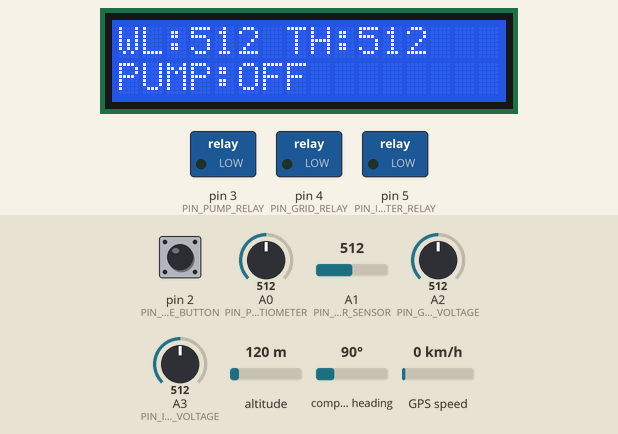
Simulated run of this sketch. Board: Arduino Uno, built with avr-gcc and run on an emulated ATmega328P. Parts: 16×2 character LCD, switched loads named in the sketch (green lamp = pin HIGH). Inputs (shaded band) come from the test bench; at power-on: pin 2 (PIN_OVERRIDE_BUTTON) HIGH, A0 (PIN_POTENTIOMETER) = 512, A1 (PIN_WATER_SENSOR) = 512, A2 (PIN_GRID_VOLTAGE) = 512, A3 (PIN_INVERTER_VOLTAGE) = 512, altitude 120 m, compass heading 90°, GPS speed 0 km/h. The local clock reads 2024-03-15 10:24:30 at power-on unless the sketch sets it; the GPS gets a fix after 3 s at 37.7749, -122.4194 with 8 satellites.

Above: at 3.2 s.
3.3 s: pin 2 (PIN_OVERRIDE_BUTTON) pulled LOW for 3.2 s
At 7.1 s:
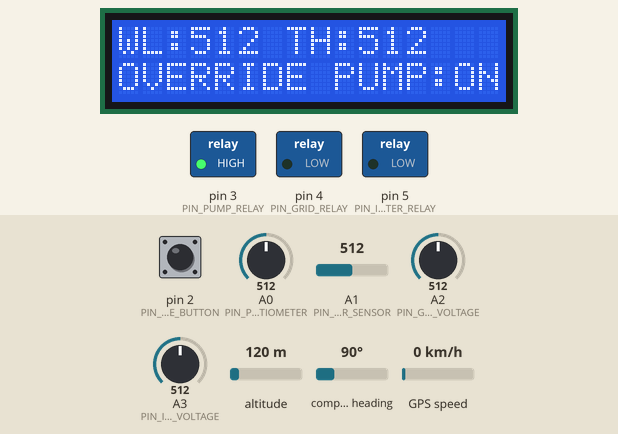
8.0 s: A0 (PIN_POTENTIOMETER) set to 716
At 8.9 s:
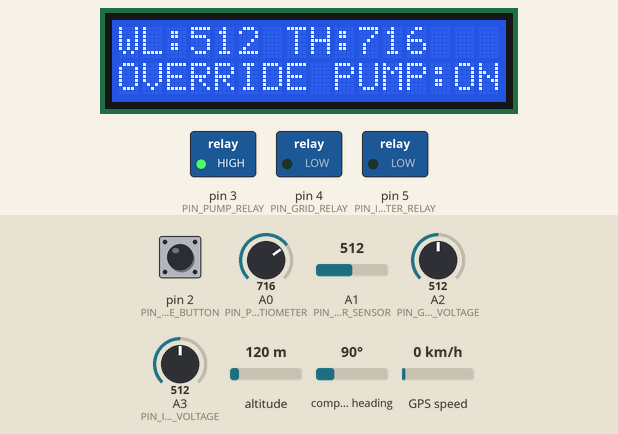
10.0 s: A1 (PIN_WATER_SENSOR) set to 716
At 11.8 s:
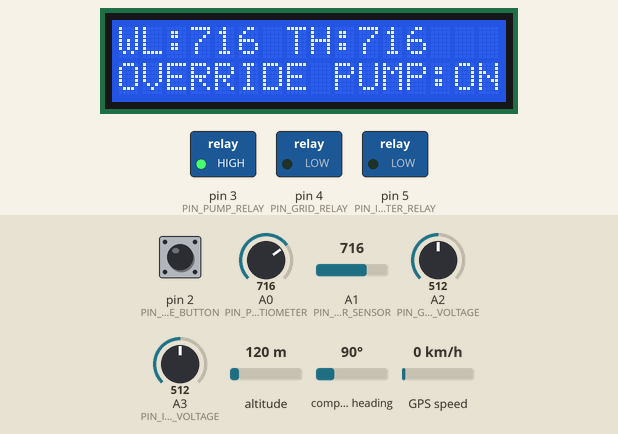
12.1 s: pin 2 (PIN_OVERRIDE_BUTTON) pulled LOW for 1.3 s
At 13.4 s:
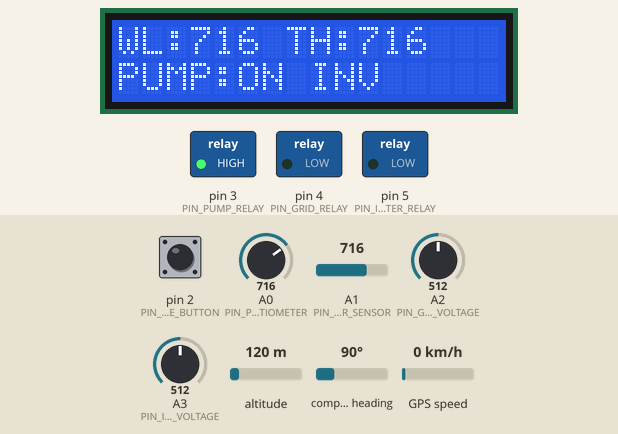
14.9 s: A0 (PIN_POTENTIOMETER) set to 754
At 16.4 s:
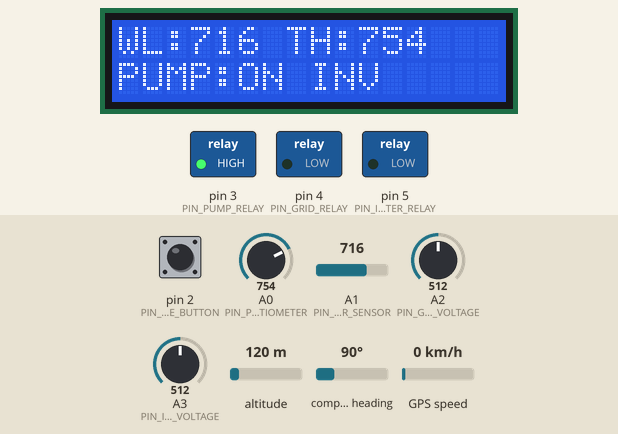
19.1 s: A0 (PIN_POTENTIOMETER) set to 783
At 21.1 s:
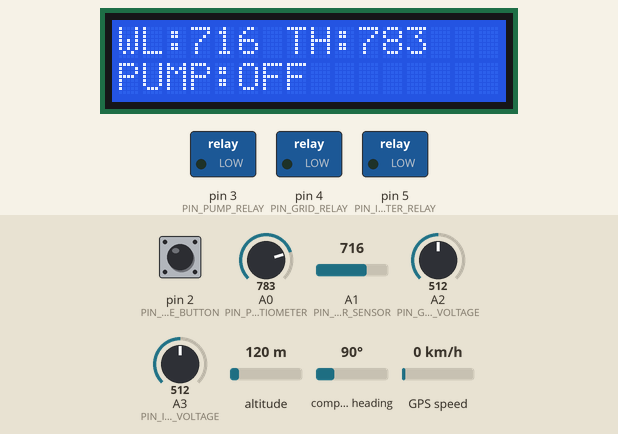
Timing chart, 0 to 22.6 s (numbered marks = the images above; inputs shaded):
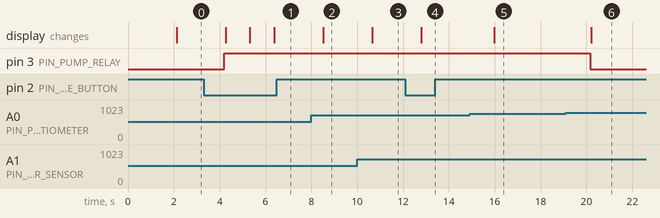

The sketch:

Water_pump_lcd.ino
```cpp
#include <Wire.h>
#include <RTClib.h>
#include <TinyGPSPlus.h>
#include <SoftwareSerial.h>
#include <LiquidCrystal_I2C.h>

// Configuration Constants
namespace Config {
    // Time Constraints
    const int MIN_OPERATING_HOUR = 10;
    const int MAX_OPERATING_HOUR = 15;

    // Voltage Thresholds
    const float MIN_ACCEPTABLE_VOLTAGE = 180.0;
    const float MAX_ACCEPTABLE_VOLTAGE = 260.0;

    // Sensor Pins
    const int PIN_GPS_RX = 8;
    const int PIN_GPS_TX = 9;
    const int PIN_POTENTIOMETER = A0;
    const int PIN_WATER_SENSOR = A1;
    const int PIN_GRID_VOLTAGE = A2;
    const int PIN_INVERTER_VOLTAGE = A3;
    const int PIN_OVERRIDE_BUTTON = 2;
    const int PIN_PUMP_RELAY = 3;
    const int PIN_GRID_RELAY = 4;
    const int PIN_INVERTER_RELAY = 5;

    // Calibration
    const float VOLTAGE_DIVIDER_R1 = 30000.0;
    const float VOLTAGE_DIVIDER_R2 = 10000.0;

    // Potentiometer Threshold
    const int POT_OFFSET = 50; // Adjustable range around potentiometer value
}

class WaterPumpSystem {
private:
    // Hardware Interfaces
    SoftwareSerial gpsSerial;
    TinyGPSPlus gps;
    RTC_DS3231 rtc;
    LiquidCrystal_I2C lcd;

    // System State Variables
    bool manualOverride;
    bool pumpRunning;
    bool usingGridPower;

    // Sensor Readings
    int waterLevel;
    float gridVoltage;
    float inverterVoltage;
    int thresholdLevel;

    // Debounce Handling
    unsigned long lastDebounceTime;
    const unsigned long DEBOUNCE_DELAY = 1000;

    // Private Methods
    float readVoltage(int pin) {
        int analogValue = analogRead(pin);
        float voltage = (analogValue / 1023.0) * 5.0;
        return voltage * (Config::VOLTAGE_DIVIDER_R1 + Config::VOLTAGE_DIVIDER_R2) / Config::VOLTAGE_DIVIDER_R2;
    }

    void updateGPS() {
        while (gpsSerial.available()) {
            gps.encode(gpsSerial.read());
        }
    }

    int getCurrentHour() {
        if (gps.time.isValid()) {
            return gps.time.hour();
        } else {
            DateTime now = rtc.now();
            return now.hour();
        }
    }

    void displaySystemStatus() {
        lcd.clear();

        // First Line: Water Level and Threshold
        lcd.setCursor(0, 0);
        lcd.print("WL:");
        lcd.print(waterLevel);
        lcd.print(" TH:");
        lcd.print(thresholdLevel);

        // Second Line: Pump and Power Source Status
        lcd.setCursor(0, 1);
        if (manualOverride) {
            lcd.print("OVERRIDE ");
        }

        if (pumpRunning) {
            lcd.print("PUMP:ON ");
            lcd.print(usingGridPower ? "GRID" : "INV");
        } else {
            lcd.print("PUMP:OFF");
        }
    }

    void displayError(const String& errorMsg) {
        lcd.clear();
        lcd.setCursor(0, 0);
        lcd.print("ERROR:");
        lcd.setCursor(0, 1);
        lcd.print(errorMsg);
    }

    void selectPowerSource() {
        bool gridOK = (gridVoltage >= Config::MIN_ACCEPTABLE_VOLTAGE &&
                       gridVoltage <= Config::MAX_ACCEPTABLE_VOLTAGE);
        bool inverterOK = (inverterVoltage >= Config::MIN_ACCEPTABLE_VOLTAGE &&
                           inverterVoltage <= Config::MAX_ACCEPTABLE_VOLTAGE);

        if (gridOK) {
            digitalWrite(Config::PIN_GRID_RELAY, HIGH);
            digitalWrite(Config::PIN_INVERTER_RELAY, LOW);
            usingGridPower = true;
        } else if (inverterOK) {
            digitalWrite(Config::PIN_GRID_RELAY, LOW);
            digitalWrite(Config::PIN_INVERTER_RELAY, HIGH);
            usingGridPower = false;
        } else {
            digitalWrite(Config::PIN_GRID_RELAY, LOW);
            digitalWrite(Config::PIN_INVERTER_RELAY, LOW);
            usingGridPower = false;
        }
    }

public:
    WaterPumpSystem() :
        gpsSerial(Config::PIN_GPS_RX, Config::PIN_GPS_TX),
        lcd(0x27, 16, 2),
        manualOverride(false),
        pumpRunning(false),
        usingGridPower(false),
        lastDebounceTime(0)
    {}

    void initialize() {
        // Serial and GPS Setup
        Serial.begin(9600);
        gpsSerial.begin(9600);

        // LCD Setup
        Wire.begin();
        lcd.init();
        lcd.backlight();

        // Pin Mode Setup
        pinMode(Config::PIN_OVERRIDE_BUTTON, INPUT_PULLUP);
        pinMode(Config::PIN_PUMP_RELAY, OUTPUT);
        pinMode(Config::PIN_GRID_RELAY, OUTPUT);
        pinMode(Config::PIN_INVERTER_RELAY, OUTPUT);

        // Initial State
        digitalWrite(Config::PIN_PUMP_RELAY, LOW);
        digitalWrite(Config::PIN_GRID_RELAY, LOW);
        digitalWrite(Config::PIN_INVERTER_RELAY, LOW);

        // RTC Check
        if (!rtc.begin()) {
            displayError("RTC Module Failed");
            while(1); // Halt system
        }

        lcd.clear();
        lcd.print("System Initialized");
        delay(2000);
    }

    void update() {
        // Read Sensors
        thresholdLevel = analogRead(Config::PIN_POTENTIOMETER);
        waterLevel = analogRead(Config::PIN_WATER_SENSOR);
        gridVoltage = readVoltage(Config::PIN_GRID_VOLTAGE);
        inverterVoltage = readVoltage(Config::PIN_INVERTER_VOLTAGE);

        // Check Voltage Sensor Validity
        if (gridVoltage < 0 || gridVoltage > 300 ||
            inverterVoltage < 0 || inverterVoltage > 300) {
            displayError("Voltage Sensor Error");
            stopPump();
            return;
        }

        // Manual Override Check
        checkManualOverride();

        // Pump Control Logic
        controlPump();

        // Update Display
        displaySystemStatus();

        // Update GPS (if needed)
        updateGPS();

        delay(1000);
    }

    void checkManualOverride() {
        if (digitalRead(Config::PIN_OVERRIDE_BUTTON) == LOW &&
            (millis() - lastDebounceTime > DEBOUNCE_DELAY)) {
            manualOverride = !manualOverride;
            lastDebounceTime = millis();
        }
    }

    void controlPump() {
        int currentHour = getCurrentHour();
        bool timeConstraintMet = (currentHour >= Config::MIN_OPERATING_HOUR &&
                                  currentHour <= Config::MAX_OPERATING_HOUR);

        // Determine if pump should run
        if (manualOverride ||
            (timeConstraintMet && waterLevel <= (thresholdLevel - Config::POT_OFFSET))) {

            selectPowerSource();

            if (usingGridPower || manualOverride) {
                startPump();
            } else {
                stopPump();
            }
        } else if (waterLevel >= (thresholdLevel + Config::POT_OFFSET)) {
            stopPump();
        }
    }

    void startPump() {
        digitalWrite(Config::PIN_PUMP_RELAY, HIGH);
        pumpRunning = true;
    }

    void stopPump() {
        digitalWrite(Config::PIN_PUMP_RELAY, LOW);
        digitalWrite(Config::PIN_GRID_RELAY, LOW);
        digitalWrite(Config::PIN_INVERTER_RELAY, LOW);
        pumpRunning = false;
        usingGridPower = false;
    }
};

// Global Instance
WaterPumpSystem waterPump;

void setup() {
    waterPump.initialize();
}

void loop() {
    waterPump.update();
}
```

Measured:
- the behaviour switches between 765 and 766 on A0 (PIN_POTENTIOMETER) (found by bisection; images 5 and 6)
- after the input at 3.3 s, pin 3 (PIN_PUMP_RELAY): LOW → HIGH after 0.89 s; the display: changes after 0.96 s (image 1)
- after the input at 8.0 s, the display: changes after 0.53 s (image 2)
- after the input at 10.0 s, the display: changes after 0.66 s (image 3)
- after the input at 12.1 s, the display: changes after 0.69 s (image 4)
- after the input at 14.9 s, the display: changes after 1.1 s (image 5)
- after the input at 19.1 s, pin 3 (PIN_PUMP_RELAY): HIGH → LOW after 1.1 s; the display: changes after 1.1 s (image 6)
